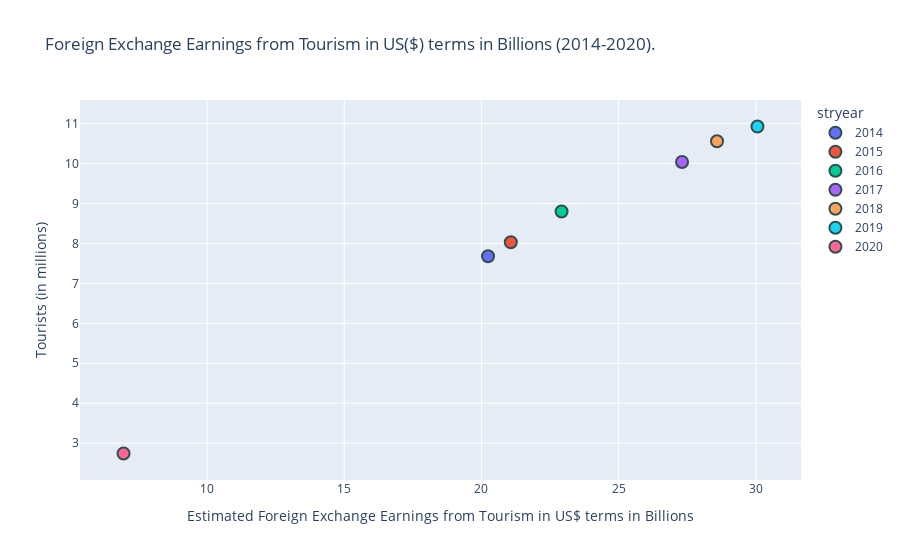

The notebook cell this image was saved under:
### Markdown cell above
# How much money these tourists generate each year and how that is linked to the amount of visiting tourists on only the foreign exchange earnings in US$

### Code cell
#Plotting the scattergraph with Plotly

data["stryear"] = data["year"].astype("object")
fig3 = px.scatter(data, x="feeftust", y="noftaii",color="stryear", 
       labels={"feeftust":"Estimated Foreign Exchange Earnings from Tourism in US$ terms in Billions", "noftaii": "Tourists (in millions)"},
       title="Foreign Exchange Earnings from Tourism in US($) terms in Billions (2014-2020).", hover_data=["year"])

#customizing the scatter plot

fig3.update_traces(marker=dict(size=12, line=dict(width=2,color='DarkSlateGrey')),selector=dict(mode='markers'))
fig3.update_layout(showlegend=True)
fig3.show()

### Figure 1 — Plotly figure (JSON) as saved in the notebook; plotly's stock layout.template omitted (floating-point values rounded to 4 significant figures)
{"data": [{"customdata": [[2014]], "hovertemplate": "stryear=2014<br>Estimated Foreign Exchange Earnings from Tourism in US$ terms in Billions=%{x}<br>Tourists (in millions)=%{y}<br>year=%{customdata[0]}<extra></extra>", "legendgroup": "2014", "marker": {"color": "#636efa", "line": {"color": "DarkSlateGrey", "width": 2}, "size": 12, "symbol": "circle"}, "mode": "markers", "name": "2014", "orientation": "v", "showlegend": true, "type": "scatter", "x": [20.24], "xaxis": "x", "y": [7.68], "yaxis": "y"}, {"customdata": [[2015]], "hovertemplate": "stryear=2015<br>Estimated Foreign Exchange Earnings from Tourism in US$ terms in Billions=%{x}<br>Tourists (in millions)=%{y}<br>year=%{customdata[0]}<extra></extra>", "legendgroup": "2015", "marker": {"color": "#EF553B", "line": {"color": "DarkSlateGrey", "width": 2}, "size": 12, "symbol": "circle"}, "mode": "markers", "name": "2015", "orientation": "v", "showlegend": true, "type": "scatter", "x": [21.07], "xaxis": "x", "y": [8.03], "yaxis": "y"}, {"customdata": [[2016]], "hovertemplate": "stryear=2016<br>Estimated Foreign Exchange Earnings from Tourism in US$ terms in Billions=%{x}<br>Tourists (in millions)=%{y}<br>year=%{customdata[0]}<extra></extra>", "legendgroup": "2016", "marker": {"color": "#00cc96", "line": {"color": "DarkSlateGrey", "width": 2}, "size": 12, "symbol": "circle"}, "mode": "markers", "name": "2016", "orientation": "v", "showlegend": true, "type": "scatter", "x": [22.92], "xaxis": "x", "y": [8.8], "yaxis": "y"}, {"customdata": [[2017]], "hovertemplate": "stryear=2017<br>Estimated Foreign Exchange Earnings from Tourism in US$ terms in Billions=%{x}<br>Tourists (in millions)=%{y}<br>year=%{customdata[0]}<extra></extra>", "legendgroup": "2017", "marker": {"color": "#ab63fa", "line": {"color": "DarkSlateGrey", "width": 2}, "size": 12, "symbol": "circle"}, "mode": "markers", "name": "2017", "orientation": "v", "showlegend": true, "type": "scatter", "x": [27.31], "xaxis": "x", "y": [10.04], "yaxis": "y"}, {"customdata": [[2018]], "hovertemplate": "stryear=2018<br>Estimated Foreign Exchange Earnings from Tourism in US$ terms in Billions=%{x}<br>Tourists (in millions)=%{y}<br>year=%{customdata[0]}<extra></extra>", "legendgroup": "2018", "marker": {"color": "#FFA15A", "line": {"color": "DarkSlateGrey", "width": 2}, "size": 12, "symbol": "circle"}, "mode": "markers", "name": "2018", "orientation": "v", "showlegend": true, "type": "scatter", "x": [28.59], "xaxis": "x", "y": [10.56], "yaxis": "y"}, {"customdata": [[2019]], "hovertemplate": "stryear=2019<br>Estimated Foreign Exchange Earnings from Tourism in US$ terms in Billions=%{x}<br>Tourists (in millions)=%{y}<br>year=%{customdata[0]}<extra></extra>", "legendgroup": "2019", "marker": {"color": "#19d3f3", "line": {"color": "DarkSlateGrey", "width": 2}, "size": 12, "symbol": "circle"}, "mode": "markers", "name": "2019", "orientation": "v", "showlegend": true, "type": "scatter", "x": [30.06], "xaxis": "x", "y": [10.93], "yaxis": "y"}, {"customdata": [[2020]], "hovertemplate": "stryear=2020<br>Estimated Foreign Exchange Earnings from Tourism in US$ terms in Billions=%{x}<br>Tourists (in millions)=%{y}<br>year=%{customdata[0]}<extra></extra>", "legendgroup": "2020", "marker": {"color": "#FF6692", "line": {"color": "DarkSlateGrey", "width": 2}, "size": 12, "symbol": "circle"}, "mode": "markers", "name": "2020", "orientation": "v", "showlegend": true, "type": "scatter", "x": [6.958], "xaxis": "x", "y": [2.74], "yaxis": "y"}], "layout": {"legend": {"title": {"text": "stryear"}, "tracegroupgap": 0}, "showlegend": true, "title": {"text": "Foreign Exchange Earnings from Tourism in US($) terms in Billions (2014-2020)."}, "xaxis": {"anchor": "y", "domain": [0, 1], "title": {"text": "Estimated Foreign Exchange Earnings from Tourism in US$ terms in Billions"}}, "yaxis": {"anchor": "x", "domain": [0, 1], "title": {"text": "Tourists (in millions)"}}}}
